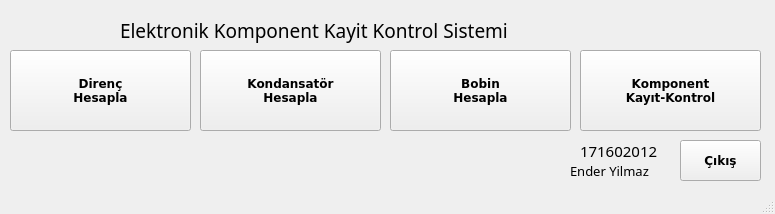
<?xml version="1.0" encoding="UTF-8"?>
<ui version="4.0">
 <class>menu</class>
 <widget class="QMainWindow" name="menu">
  <property name="geometry">
   <rect>
    <x>0</x>
    <y>0</y>
    <width>775</width>
    <height>214</height>
   </rect>
  </property>
  <property name="windowTitle">
   <string>Elektronik Komponent Kayıt Kontrol Sistemi</string>
  </property>
  <property name="windowIcon">
   <iconset>
    <normaloff>buton_resim/anakart.png</normaloff>buton_resim/anakart.png</iconset>
  </property>
  <widget class="QWidget" name="centralwidget">
   <widget class="QPushButton" name="direnc_btn">
    <property name="geometry">
     <rect>
      <x>10</x>
      <y>50</y>
      <width>181</width>
      <height>81</height>
     </rect>
    </property>
    <property name="font">
     <font>
      <family>Verdana</family>
      <weight>75</weight>
      <bold>true</bold>
     </font>
    </property>
    <property name="text">
     <string>Direnç
Hesapla</string>
    </property>
    <property name="icon">
     <iconset>
      <normaloff>buton_resim/direnc.png</normaloff>buton_resim/direnc.png</iconset>
    </property>
    <property name="iconSize">
     <size>
      <width>64</width>
      <height>64</height>
     </size>
    </property>
   </widget>
   <widget class="QPushButton" name="bobin_btn">
    <property name="geometry">
     <rect>
      <x>390</x>
      <y>50</y>
      <width>181</width>
      <height>81</height>
     </rect>
    </property>
    <property name="font">
     <font>
      <family>Verdana</family>
      <weight>75</weight>
      <bold>true</bold>
     </font>
    </property>
    <property name="text">
     <string>Bobin
Hesapla</string>
    </property>
    <property name="icon">
     <iconset>
      <normaloff>buton_resim/bobin.png</normaloff>buton_resim/bobin.png</iconset>
    </property>
    <property name="iconSize">
     <size>
      <width>64</width>
      <height>64</height>
     </size>
    </property>
   </widget>
   <widget class="QPushButton" name="kondansator_btn">
    <property name="geometry">
     <rect>
      <x>200</x>
      <y>50</y>
      <width>181</width>
      <height>81</height>
     </rect>
    </property>
    <property name="font">
     <font>
      <family>Verdana</family>
      <weight>75</weight>
      <bold>true</bold>
     </font>
    </property>
    <property name="text">
     <string>Kondansatör
Hesapla</string>
    </property>
    <property name="icon">
     <iconset>
      <normaloff>buton_resim/kondansator.png</normaloff>buton_resim/kondansator.png</iconset>
    </property>
    <property name="iconSize">
     <size>
      <width>64</width>
      <height>64</height>
     </size>
    </property>
   </widget>
   <widget class="QPushButton" name="komponent_btn">
    <property name="geometry">
     <rect>
      <x>580</x>
      <y>50</y>
      <width>181</width>
      <height>81</height>
     </rect>
    </property>
    <property name="font">
     <font>
      <family>Verdana</family>
      <weight>75</weight>
      <bold>true</bold>
     </font>
    </property>
    <property name="text">
     <string>Komponent
Kayıt-Kontrol</string>
    </property>
    <property name="icon">
     <iconset>
      <normaloff>buton_resim/anakart.png</normaloff>buton_resim/anakart.png</iconset>
    </property>
    <property name="iconSize">
     <size>
      <width>64</width>
      <height>64</height>
     </size>
    </property>
   </widget>
   <widget class="QPushButton" name="cikis_btn">
    <property name="geometry">
     <rect>
      <x>680</x>
      <y>140</y>
      <width>81</width>
      <height>41</height>
     </rect>
    </property>
    <property name="font">
     <font>
      <family>Verdana</family>
      <weight>75</weight>
      <bold>true</bold>
     </font>
    </property>
    <property name="text">
     <string>Çıkış</string>
    </property>
    <property name="icon">
     <iconset>
      <normaloff>buton_resim/cikis.png</normaloff>buton_resim/cikis.png</iconset>
    </property>
    <property name="iconSize">
     <size>
      <width>32</width>
      <height>32</height>
     </size>
    </property>
   </widget>
   <widget class="QLabel" name="label">
    <property name="geometry">
     <rect>
      <x>120</x>
      <y>10</y>
      <width>531</width>
      <height>41</height>
     </rect>
    </property>
    <property name="font">
     <font>
      <family>Furore</family>
      <pointsize>14</pointsize>
     </font>
    </property>
    <property name="text">
     <string>Elektronik Komponent Kayit Kontrol Sistemi</string>
    </property>
   </widget>
   <widget class="QLabel" name="label_2">
    <property name="geometry">
     <rect>
      <x>570</x>
      <y>160</y>
      <width>101</width>
      <height>21</height>
     </rect>
    </property>
    <property name="font">
     <font>
      <family>Furore</family>
      <pointsize>10</pointsize>
     </font>
    </property>
    <property name="text">
     <string>Ender Yilmaz</string>
    </property>
   </widget>
   <widget class="QLabel" name="label_3">
    <property name="geometry">
     <rect>
      <x>580</x>
      <y>140</y>
      <width>81</width>
      <height>21</height>
     </rect>
    </property>
    <property name="font">
     <font>
      <family>Furore</family>
      <pointsize>11</pointsize>
     </font>
    </property>
    <property name="text">
     <string>171602012</string>
    </property>
   </widget>
  </widget>
  <widget class="QStatusBar" name="statusbar"/>
 </widget>
 <resources/>
 <connections/>
</ui>
